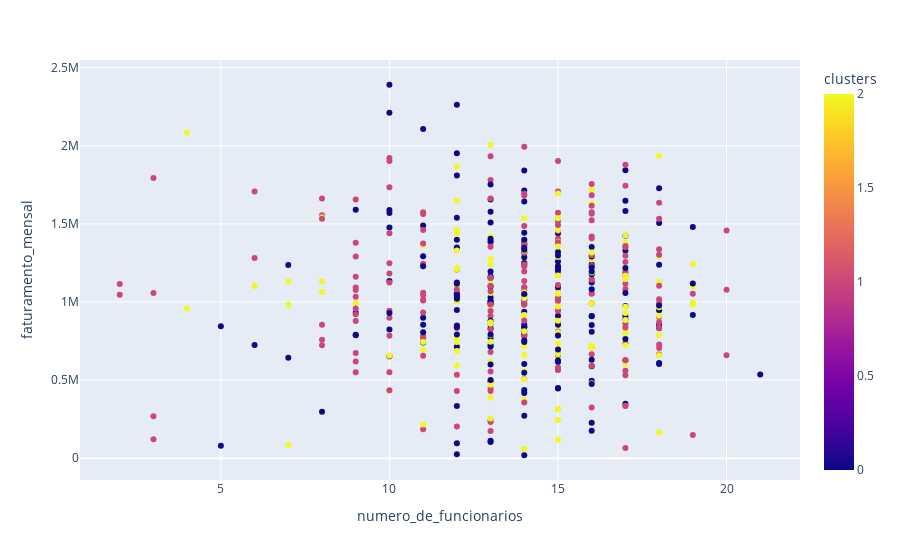

Source (notebook cell):
### Code cell
# Cruzar numero funcionários e faturamento, apresentando os clusters
px.scatter(df_clientes, x='numero_de_funcionarios', y='faturamento_mensal', color='clusters')

### Figure 1 — Plotly figure (JSON) as saved in the notebook; plotly's stock layout.template omitted (floating-point values rounded to 4 significant figures; data arrays with more than 128 entries replaced by an {"elided": "..."} marker saying what was removed)
{"data": [{"hovertemplate": "numero_de_funcionarios=%{x}<br>faturamento_mensal=%{y}<br>clusters=%{marker.color}<extra></extra>", "legendgroup": "", "marker": {"color": {"elided": "500 int values"}, "coloraxis": "coloraxis", "symbol": "circle"}, "mode": "markers", "name": "", "orientation": "v", "showlegend": false, "type": "scatter", "x": {"elided": "500 int values"}, "xaxis": "x", "y": {"elided": "500 float values"}, "yaxis": "y"}], "layout": {"coloraxis": {"colorbar": {"title": {"text": "clusters"}}, "colorscale": [[0, "#0d0887"], [0.1111, "#46039f"], [0.2222, "#7201a8"], [0.3333, "#9c179e"], [0.4444, "#bd3786"], [0.5556, "#d8576b"], [0.6667, "#ed7953"], [0.7778, "#fb9f3a"], [0.8889, "#fdca26"], [1, "#f0f921"]]}, "legend": {"tracegroupgap": 0}, "margin": {"t": 60}, "xaxis": {"anchor": "y", "domain": [0, 1], "title": {"text": "numero_de_funcionarios"}}, "yaxis": {"anchor": "x", "domain": [0, 1], "title": {"text": "faturamento_mensal"}}}}
